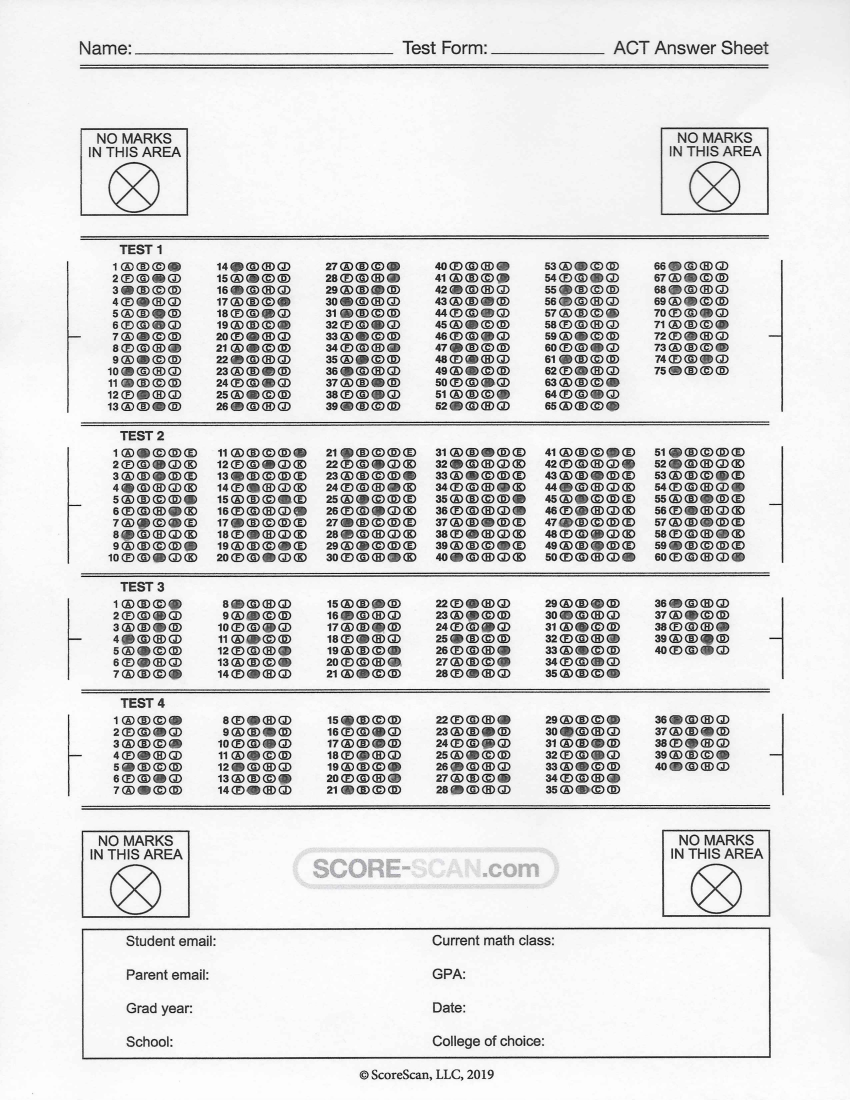
#> input picture img/scan_score.jpg, 4250 x 5500 px (shown at 1/5 size)
$ python crop_image.py   (older library calls are emulated)
#> lines starting #> are read from the running program, lines starting #| are printed output that depends on the picture; after the words box and inside, x2 and y2 are one past the last pixel; in counts of white or black regions, pixels touching at a corner belong together
# import the necessary packages
import numpy as np
import cv2

#
# ANSWER_KEY = {0: 1, 1: 4, 2: 0, 3: 3, 4: 1, 5: 2, 6: 2, 7: 3, 8: 1, 9: 4, 10: 2,
#               11: 1, 12: 4, 13: 0, 14: 3, 15: 1,16: 2, 17: 2, 18: 3, 19: 1, 20: 4,
#               21: 1, 22: 4, 23: 0, 24: 3, 25: 1, 26: 2, 27: 2, 28: 3, 29: 1, 30: 4,
#               31: 1, 32: 4, 33: 0, 34: 3, 35: 1, 36: 2, 37: 2, 38: 3, 39: 1, 40: 4,
#               41: 1, 42: 4, 43: 0, 44: 3, 45: 1, 46: 2, 47: 2, 48: 3, 49: 1, 50: 4,
#               51: 1, 52: 4, 53: 0, 54: 3, 55: 1, 56: 2, 57: 2, 58: 3, 59: 1, 60: 4,
#               61: 1, 62: 4, 63: 0, 64: 3, 65: 1, 66: 2, 67: 2, 68: 3, 69: 1, 70: 4,
#               71: 1, 72: 4, 73: 0, 74: 3}

ANSWER_KEY = { 0: 1,
               1: 1,
               2: 1,
               3: 2,
               4: 1,
               5: 1,
               6: 2,
               7: 1,
               8: 2,
               9: 1,
               10: 1,
               11: 2,
               12: 1 }

def normalize(im):
    return cv2.normalize(im, np.zeros(im.shape), 0, 255, norm_type=cv2.NORM_MINMAX)

# load the image and show it
image = cv2.imread("img/scan_score.jpg")
#> image is the input picture: shape (5500, 4250, 3); mean B, G, R 224.2, 224.2, 224.2

cropped_1 = image[2222:2837, 599:1006].copy()
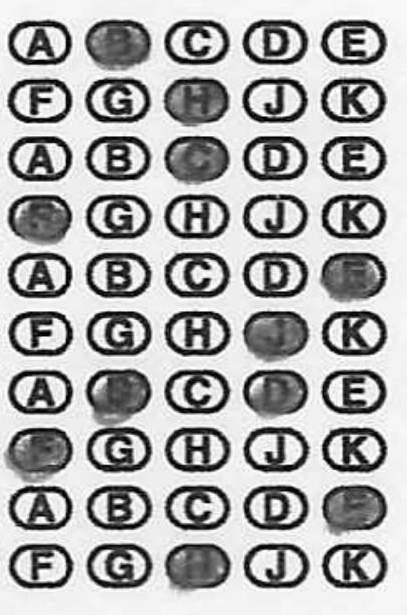
#> cropped_1: shape (615, 407, 3); min 0, max 255, mean 172.8
crop_1 = True
# cropped_2 = image[1292:2072, 1147:1549].copy()
#
# cropped_3 = image[1303:1363, 599:1006]
crop_2 = False
# cv2.imshow("cropped", cropped_1)

edges = cv2.Canny(cropped_1, 100, 200)
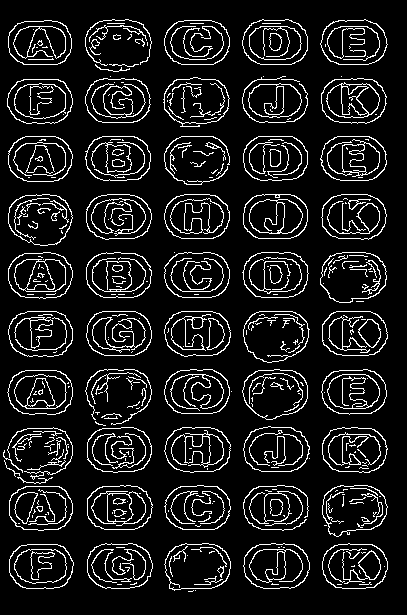
#> edges: shape (615, 407); 10.6% white in thin lines or dots, all inside (x1, y1, x2, y2) = (3, 19, 388, 592)

blurred = cv2.GaussianBlur(cropped_1, (11, 11), 10)
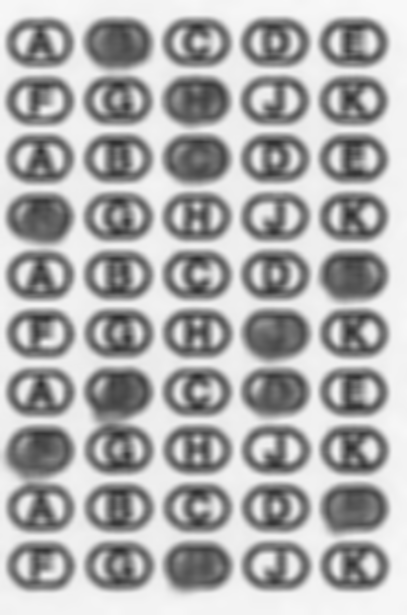
#> blurred: shape (615, 407, 3); min 45, max 248, mean 172.8
# crop_1 = True
im = normalize(cv2.cvtColor(blurred, cv2.COLOR_BGR2GRAY))
#> in normalize, `return cv2.normalize(im, np.zeros(im.shape), 0, 255, norm_type=cv2.NOR..`:
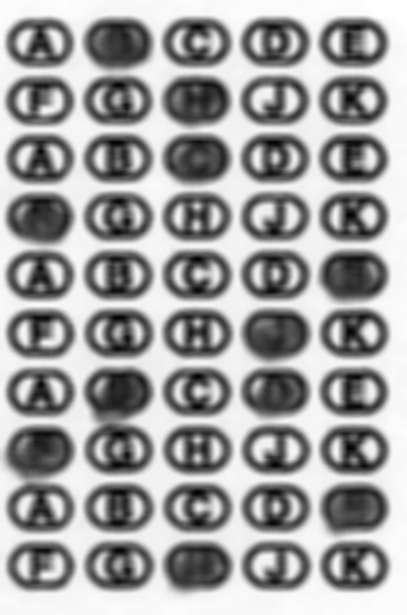
#> returned value: shape (615, 407); min 0, max 255, mean 160.5

ret, im = cv2.threshold(im, 130, 255, cv2.THRESH_BINARY)
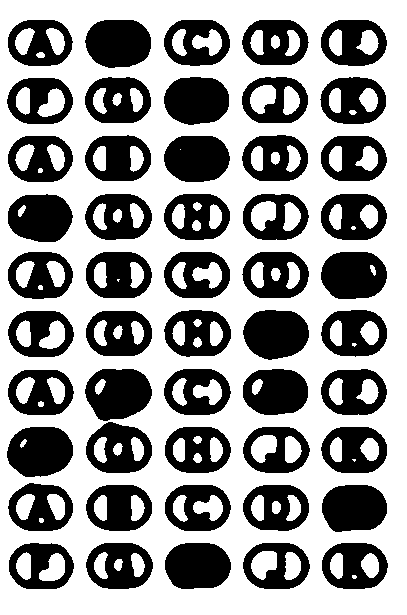
#> im: shape (615, 407); 59.7% white; 50 black regions, largest, box (x1, y1, x2, y2) and area: (7, 427, 73, 477) 2638, (85, 369, 152, 421) 2623, (85, 20, 151, 68) 2607

thresh = cv2.threshold(im, 0, 255,cv2.THRESH_BINARY_INV | cv2.THRESH_OTSU)[1]

# thresh = cv2.bitwise_not(thresh)

output = cv2.connectedComponentsWithStats(thresh, 4, cv2.CV_32S)

stats = output[2]
#> stats = 51 rows, first 6: [0, 0, 407, 615, 149307], [8, 20, 65, 46, 1773], [85, 20, 66, 48, 2607], [164, 20, 66, 46, 1808], [242, 20, 67, 45, 1910], [321, 20, 66, 46, 1897]
labels = output[1]
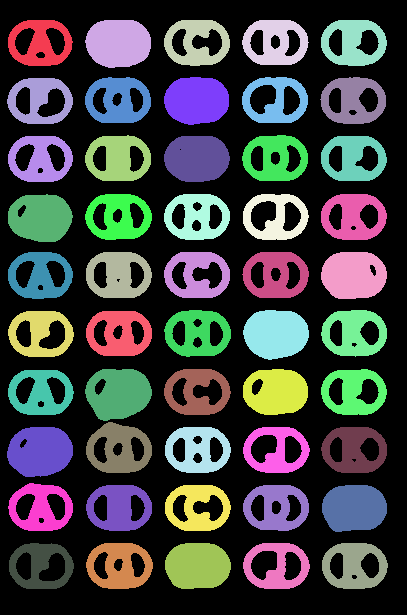
#> labels: shape (615, 407) int32; 51 distinct labels, from 0 to 50; one colour per label, 0 black

answers = []
counts = []
count = 0

for i in stats:
    cv2.putText(cropped_1, str(count), (i[0], i[1] + i[3]), cv2.FONT_HERSHEY_SCRIPT_SIMPLEX, 2, 255)

    if i[4]>=2350 and i[4]<= 2900:
        print(count, i)
        answers.append(i)

        counts.append(count)
        count += 1
    else:
        count += 1
#> this loop made 51 passes
#> i on passes 1 to 12: [0, 0, 407, 615, 149307], [8, 20, 65, 46, 1773], [85, 20, 66, 48, 2607], [164, 20, 66, 46, 1808], [242, 20, 67, 45, 1910], [321, 20, 66, 46, 1897], [85, 77, 66, 46, 1985], [164, 77, 65, 48, 2538], [242, 77, 66, 46, 1660], [320, 77, 66, 47, 1937], [7, 78, 66, 46, 1717], [85, 135, 66, 46, 1985]
#| 2 [  85   20   66   48 2607]
#| 7 [ 164   77   65   48 2538]
#| 14 [ 164  136   66   46 2514]
#| 16 [   8  194   65   48 2455]
#| 25 [ 321  252   66   47 2549]
#| 29 [ 243  310   66   50 2605]
#| 31 [  85  369   67   52 2623]
#| 33 [ 243  369   65   46 2369]
#> (further printed lines are left out)
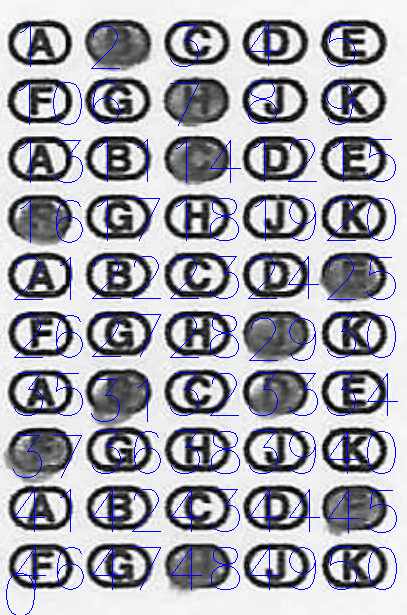
#> cropped_1: shape (615, 407, 3); 3.44% of pixels changed, all inside (x1, y1, x2, y2) = (6, 23, 398, 615)
#> after the loop, answers = 11 items, first 6: [85, 20, 66, 48, 2607], [164, 77, 65, 48, 2538], [164, 136, 66, 46, 2514], [8, 194, 65, 48, 2455], [321, 252, 66, 47, 2549], [243, 310, 66, 50, 2605]; count = 51; counts = [2, 7, 14, 16, 25, 29, 31, 33, 37, 45, 48]

print(counts)
#| [2, 7, 14, 16, 25, 29, 31, 33, 37, 45, 48]

# for a in answers:
#     print(a)

a = []
for i in range(len(answers)):
    if crop_1:
        if i % 2 == 0:
            if answers[i][0]>=230 and answers[i][0]<= 245:
                a.append('D')
            elif answers[i][0]>=2 and answers[i][0]<= 8:
                a.append('A')
            elif answers[i][0]>=78 and answers[i][0]<= 86:
                a.append('B')
            elif answers[i][0]>=155 and answers[i][0]<= 165:
                a.append('C')
            elif answers[i][0] >= 318 and answers[i][0] <= 330:
                a.append('E')
        else:
            if answers[i][0]>=230 and answers[i][0]<= 245:
                a.append('J')
            elif answers[i][0]>=2 and answers[i][0]<= 8:
                a.append('F')
            elif answers[i][0]>=78 and answers[i][0]<= 86:
                a.append('G')
            elif answers[i][0]>=155 and answers[i][0]<= 165:
                a.append('H')
            elif answers[i][0] >= 318 and answers[i][0] <= 330:
                a.append('K')
    elif crop_2:
        if i % 2 == 0:
            if answers[i][0]>=230 and answers[i][0]<= 245:
                a.append('J')
            elif answers[i][0]>=2 and answers[i][0]<= 8:
                a.append('F')
            elif answers[i][0]>=78 and answers[i][0]<= 86:
                a.append('G')
            elif answers[i][0]>=155 and answers[i][0]<= 165:
                a.append(('H'))
            elif answers[i][0] >= 318 and answers[i][0] <= 330:
                a.append('K')
        else:
            if answers[i][0]>=230 and answers[i][0]<= 245:
                a.append('D')
            elif answers[i][0]>=2 and answers[i][0]<= 8:
                a.append('A')
            elif answers[i][0]>=78 and answers[i][0]<= 86:
                a.append('B')
            elif answers[i][0]>=155 and answers[i][0]<= 165:
                a.append('C')
            elif answers[i][0] >= 318 and answers[i][0] <= 330:
                a.append('E')
#> this loop made 11 passes
#> after the loop, a = ['B', 'H', 'C', 'F', 'E', 'J', 'B', 'J', 'A', 'K', 'C']

print(a)
#| ['B', 'H', 'C', 'F', 'E', 'J', 'B', 'J', 'A', 'K', 'C']


# print(len(answers))

cv2.imshow("original", cropped_1)
# cv2.imshow("img", im)
cv2.imshow("th", thresh)


cv2.waitKey(0)

$ run again, with img/123.jpg copied over img/scan_score.jpg
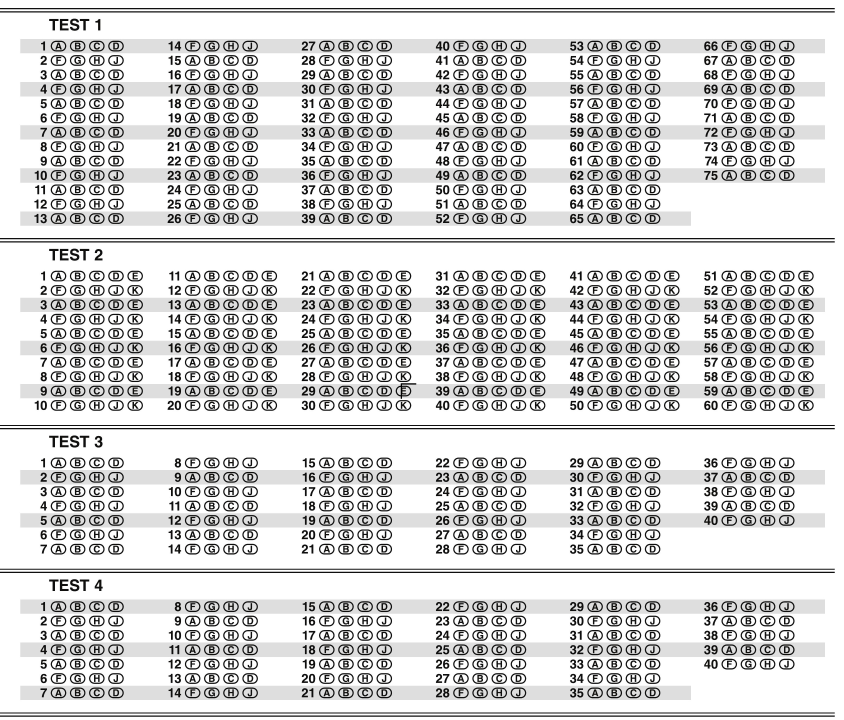
#> input picture img/123.jpg, 3376 x 2880 px (shown at 1/4 size)
#> image is the input picture: shape (2880, 3376, 3); mean B, G, R 213.5, 213.5, 213.6
#> edges: shape (615, 407); 6.2% white in thin lines or dots, all inside (x1, y1, x2, y2) = (0, 52, 407, 572)
#> `ret, im = cv2.threshold(im, 130, 255, cv2.THRESH_BINARY)`:
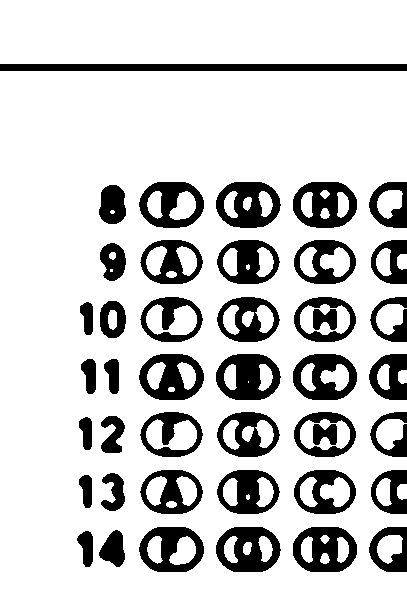
#> im: shape (615, 407); 81% white; 43 black regions, largest, box (x1, y1, x2, y2) and area: (0, 64, 407, 71) 2849, (216, 354, 281, 400) 1918, (216, 182, 281, 228) 1844
#> stats = 44 rows, first 6: [0, 0, 407, 615, 202762], [0, 64, 407, 7, 2849], [139, 182, 65, 46, 1623], [216, 182, 65, 46, 1844], [293, 182, 64, 46, 1827], [369, 182, 38, 46, 947]
#> labels: shape (615, 407) int32; 44 distinct labels, from 0 to 43
#> the loop `for i in stats:` made 44 passes
#> (printed output is left out)
#> after the loop `for i in stats:`:
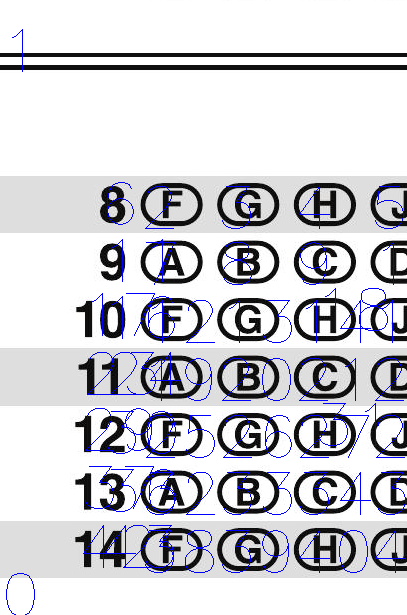
#> cropped_1: shape (615, 407, 3); mean B, G, R 213.6, 207.1, 207.1
#> after the loop `for i in stats:`: answers = [[0, 64, 407, 7, 2849]]; count = 44; counts = [1]
#| [1]
#> the loop `for i in range(len(answers)):` made 1 pass
#> after the loop `for i in range(len(answers)):`: a = []
